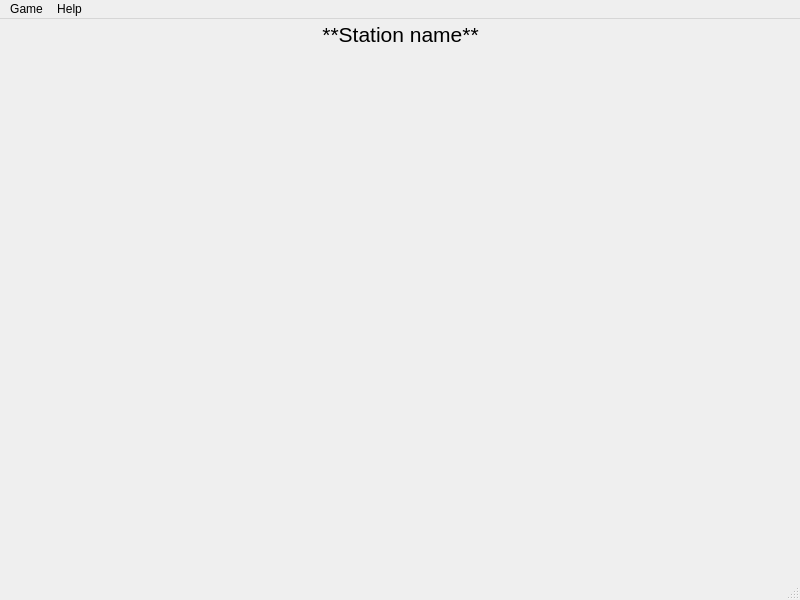
<?xml version="1.0" encoding="UTF-8"?>
<ui version="4.0">
 <class>Application</class>
 <widget class="QMainWindow" name="Application">
  <property name="geometry">
   <rect>
    <x>0</x>
    <y>0</y>
    <width>800</width>
    <height>600</height>
   </rect>
  </property>
  <property name="windowTitle">
   <string>PyDopSim</string>
  </property>
  <widget class="QWidget" name="centralwidget">
   <widget class="QLabel" name="label">
    <property name="geometry">
     <rect>
      <x>0</x>
      <y>0</y>
      <width>801</width>
      <height>31</height>
     </rect>
    </property>
    <property name="font">
     <font>
      <pointsize>16</pointsize>
     </font>
    </property>
    <property name="lineWidth">
     <number>1</number>
    </property>
    <property name="text">
     <string>**Station name**</string>
    </property>
    <property name="textFormat">
     <enum>Qt::MarkdownText</enum>
    </property>
    <property name="alignment">
     <set>Qt::AlignCenter</set>
    </property>
   </widget>
  </widget>
  <widget class="QMenuBar" name="menubar">
   <property name="geometry">
    <rect>
     <x>0</x>
     <y>0</y>
     <width>800</width>
     <height>21</height>
    </rect>
   </property>
   <widget class="QMenu" name="menuGame">
    <property name="title">
     <string>Game</string>
    </property>
    <addaction name="actionConnect_to_server"/>
    <addaction name="actionDisconnect"/>
    <addaction name="actionSettings"/>
    <addaction name="separator"/>
    <addaction name="actionExit"/>
   </widget>
   <widget class="QMenu" name="menuHelp">
    <property name="title">
     <string>Help</string>
    </property>
    <addaction name="actionAbout"/>
   </widget>
   <addaction name="menuGame"/>
   <addaction name="menuHelp"/>
  </widget>
  <widget class="QStatusBar" name="statusbar"/>
  <action name="actionSettings">
   <property name="text">
    <string>Settings</string>
   </property>
   <property name="shortcut">
    <string>Ctrl+P</string>
   </property>
  </action>
  <action name="actionExit">
   <property name="text">
    <string>Exit</string>
   </property>
   <property name="shortcut">
    <string>Ctrl+Q</string>
   </property>
  </action>
  <action name="actionAbout">
   <property name="text">
    <string>About</string>
   </property>
   <property name="shortcut">
    <string>Ctrl+H</string>
   </property>
  </action>
  <action name="actionConnect_to_server">
   <property name="text">
    <string>Connect to server</string>
   </property>
   <property name="shortcut">
    <string>Ctrl+E</string>
   </property>
  </action>
  <action name="actionDisconnect">
   <property name="enabled">
    <bool>false</bool>
   </property>
   <property name="text">
    <string>Disconnect</string>
   </property>
  </action>
 </widget>
 <resources/>
 <connections/>
</ui>
